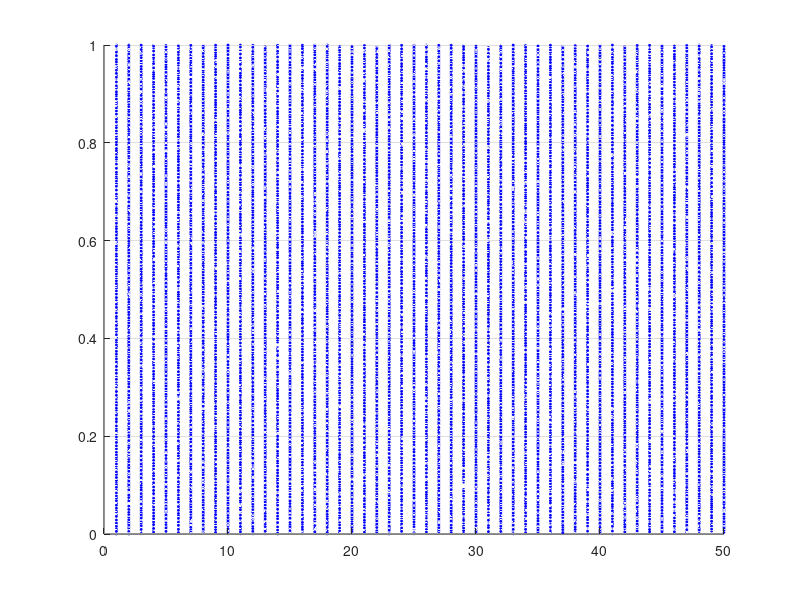

This chart was generated by the following MATLAB code:
function mat = yue_bifur(fun,x0,a0,a1,N,L,p_siz)
% -------------------------------------------------
% By Yue Wu
% ECE Dept, Tufts University
% 03/03/2010
% All copyrights reserved
% -------------------------------------------------
% Function yue_bifur: plots 1D bifurcation figure
% Input: fun = some function @(x,para)
%        x0 = initial value of x
%        a0 = the start value of parameter a
%        a1 = the end value of parameter a
%         N = the number of intervals for parameter
%         L = the number of iterations for each initial pair 
%               of (x0,parameter a)
%        p_siz = the marker size, default 1
% Output: mat = bifucation matrix with size N by L
%               which stores a length L sequence 
%               for each pair of (x0,parameter a)
%                
% -------------------------------------------------
% Demo: 
% fun = @(x,r) r*x*(1-x); 
% x0 = .4; a0 = 0; a1 = 4; N = 100; L = 50;
% mat = yue_bifur(fun,x0,a0,a1,N,L);
% -------------------------------------------------Experiments-----
%fun = @(x,r) r*x*(1-x);   % logistic map set a1=4
pai = 3.14;


%fun = @(x,r) r*sin(pai*x); %sin map set a1=1

%fun = @(x,r) cos(r*arccos(x)); %chebyshev map
 x0 = 0.2; a0 = 0; a1 = 4; N = 1000; L = 50;
 
  fun = @(x,r) mod(((r*x*(1-x))+(1+x)*(tan(pai*x))),1);
 
% default settings
if ~exist('p_siz','var')
    p_siz = 2;
end

% initialization
mat = zeros(N,L);
a = linspace(a0,a1,N);

% main loop
format long
for i = 1:N
    ca = a(i); % pick one parameter value at each time
    for j = 1:L % generate a sequence with length L
        if j == 1 
            pre = x0; % assign initial value
            for k = 1:500 % throw out bad data
               nxt = fun(pre,ca); 
               pre = nxt;
            end
        end
        nxt = fun(pre,ca); % generate sequence
        mat(i,j) = nxt; % store in mat
        pre = nxt; % use latest value as the initial value for the next round
    end
end

% plot 
dcolor = [0,0,1]; % Marker color setting: blue        
[r,c] = meshgrid(1:L,a); % associated cooridate data 
surf(r,c,mat,'Marker','*','MarkerSize',p_siz,'FaceColor','None','MarkerEdgeColor', dcolor,'EdgeColor','None')
view([90,0,0]) % change camera direction
ylim([a0,a1]) % fit to data
